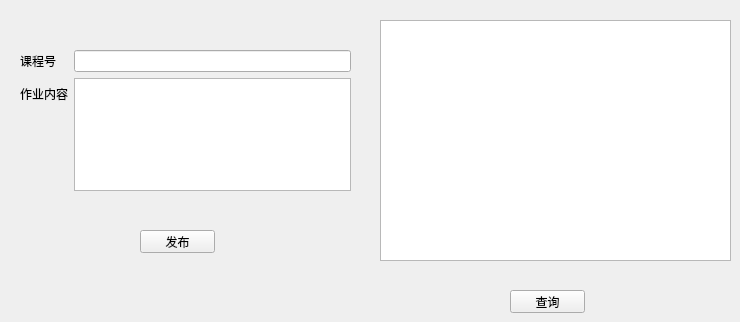
          <widget class="QWidget" name="tab_2">
           <attribute name="title">
            <string>布置作业</string>
           </attribute>
           <widget class="QPushButton" name="pushButton_15">
            <property name="geometry">
             <rect>
              <x>510</x>
              <y>290</y>
              <width>75</width>
              <height>23</height>
             </rect>
            </property>
            <property name="text">
             <string>查询</string>
            </property>
           </widget>
           <widget class="QWidget" name="formLayoutWidget">
            <property name="geometry">
             <rect>
              <x>20</x>
              <y>50</y>
              <width>331</width>
              <height>141</height>
             </rect>
            </property>
            <layout class="QFormLayout" name="formLayout_2">
             <item row="0" column="0">
              <widget class="QLabel" name="label_17">
               <property name="text">
                <string>课程号</string>
               </property>
              </widget>
             </item>
             <item row="1" column="0">
              <widget class="QLabel" name="label_18">
               <property name="text">
                <string>作业内容</string>
               </property>
              </widget>
             </item>
             <item row="0" column="1">
              <widget class="QLineEdit" name="subid"/>
             </item>
             <item row="1" column="1">
              <widget class="QTextEdit" name="mes"/>
             </item>
            </layout>
           </widget>
           <widget class="QTextBrowser" name="homeinfo">
            <property name="geometry">
             <rect>
              <x>380</x>
              <y>20</y>
              <width>351</width>
              <height>241</height>
             </rect>
            </property>
           </widget>
           <widget class="QPushButton" name="pushButton_14">
            <property name="geometry">
             <rect>
              <x>140</x>
              <y>230</y>
              <width>75</width>
              <height>23</height>
             </rect>
            </property>
            <property name="text">
             <string>发布</string>
            </property>
           </widget>
          </widget>
